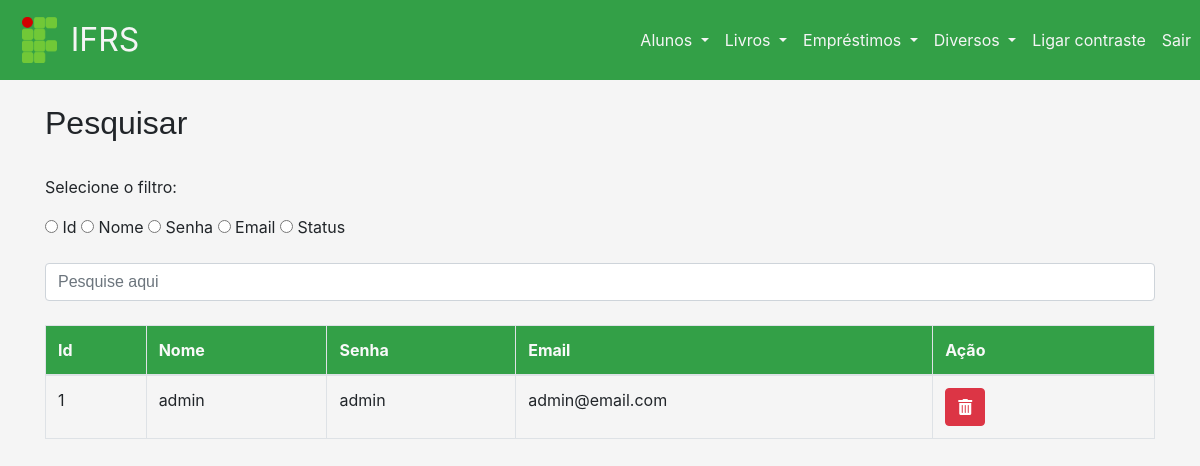
Page /visao/listFuncionario.php (signed in) on the earlier database version.
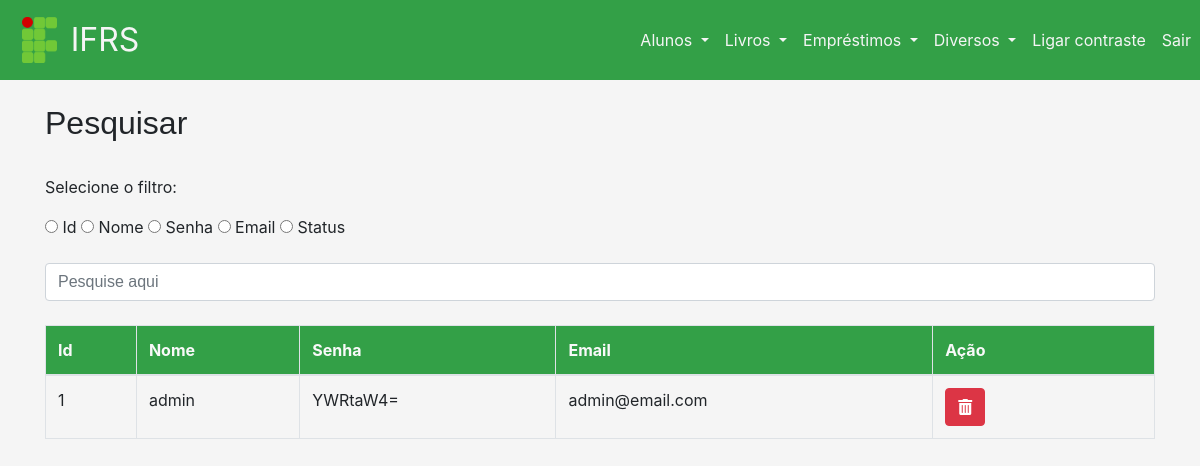
Same page on the later database version.
### tables this page shows
CREATE TABLE Funcionario (
        id INTEGER PRIMARY KEY auto_increment,
        nome VARCHAR(100),
        email VARCHAR(100),
        senha VARCHAR(100),
        status VARCHAR(50)
);

### modelo/Database.class.php (called while the page is built, shortened)
<?php
class Database
{
        protected static $conn;
        private function __construct()
        {
                try
                {
                        self::$conn = new PDO("mysql:host=". Config::HOST_NAME."; dbname=".Config::DATABASE_NAME, Config::DATABASE_USER_NAME, Config::DATABASE_PASSWORD);
                        self::$conn->setAttribute(PDO::ATTR_ERRMODE, PDO::ERRMODE_EXCEPTION);
                        self::$conn->exec('SET NAMES utf8');
                }
                catch (PDOException $e)
                {
                        $email = new Email();
                        $email->enviar("email","nome","Sistema Modelo","Erro no acesso ao banco: ".$e->getMessage(),"email","nome");
                        die("Connection Error: " . $e->getMessage());
                }
        }
        public static function conectar()
        {
                return self::$conn;
        }
}

### controle/ControleFuncionario.class.php (called while the page is built, shortened)
<?php
class ControleFuncionario extends ControleBase {
        private $funcionario;
        public function __construct() {
                $this->funcionario = new Funcionario();
        }
        public function controleAcao($acao,$param=null){
                switch ($acao) {
                default:
                return parent::controleAcao($acao,$param);
                break;
                }
        }
        protected function listarTodos($param=null){
                return $this->funcionario->listarTodos($param);
        }
}

### controle/ControleBase.class.php (called while the page is built, shortened)
<?php
abstract class ControleBase {
    public function controleAcao($acao,$param=null) {
        switch ($acao) {
             case "listarTodos":
                return $this->listarTodos($param);
                break;
        }
    }
}

### modelo/Funcionario.class.php (the view, shortened to what this page needs)
<?php
class Funcionario implements IBaseModelo{
        private $id;
        private $nome;
        private $email;
        private $senha;
        private $conn;
        public function getId() {
                return $this->id;
        }
        public function getNome() {
                return $this->nome;
        }
        public function getEmail() {
                return $this->email;
        }
        public function getSenha() {
                return $this->senha;
        }
        public function __construct() {
                $this->conn = Database::conectar();
        }
        public function listarTodos($nome=null){
                try{
                        $funcionarios = array();
                        if(!is_null($nome)){
                                $query="SELECT id,nome,senha,email,status FROM Funcionario WHERE id LIKE :id";
                        }else{
                                $query="SELECT id,nome,senha,email,status  FROM Funcionario";
                        }
                        $this->stmt= $this->conn->prepare($query);
                        if($this->stmt->execute()){
                                $funcionarios = $this->stmt->fetchAll(PDO::FETCH_CLASS,"Funcionario");
                        }
                        return $funcionarios;
                } catch(PDOException $e) {
                        echo "<div class='alert alert-danger'>".$e->getMessage()."</div>";
                        return null;
                }
        }
        public function printTodos($categorias)
        {
                if(!empty($categorias)){
                        foreach ($categorias as $est) {
                                echo "<tr>
                                        <td>".$est->getId()."</td>
                                        <td>".$est->getNome()."</td>
                                        <td>".$est->getSenha()."</td>
                                        <td>".$est->getEmail()."</td>
                                        " ;
                                echo '
                              <td>
                            <a href="../visao/cadFuncionario.php?id='.$est->getId().'&op=exc" class=\'btn btn-danger\'>
                                <i class="fas fa-trash-alt"></i>
                            </a>
                         </td>
                       </tr>
                            ';
                        }
                }
        }
}

### visao/inc/header.inc.php (shortened to what this page needs)
<!DOCTYPE html>
<html>
   <head>
      <link href="//maxcdn.bootstrapcdn.com/bootstrap/4.1.1/css/bootstrap.min.css" rel="stylesheet" id="bootstrap-css">
      <link rel="stylesheet" href="https://use.fontawesome.com/releases/v5.5.0/css/all.css">
      <link rel="stylesheet" href="https://stackpath.bootstrapcdn.com/bootstrap/4.1.3/css/bootstrap.min.css" />
      <link rel="stylesheet" type="text/css" media="screen" href="css/style.css" />
      <link href="css/Cadastro.css" rel="stylesheet" type="text/css"/>
   </head>
   <body>
      <nav class="navbar navbar-expand-lg navbar" style="background-color: #33A047;">
         <img style="float: left; margin: 0.5%; width:3%;" src="img/logoif.png" alt="logoif" />
         <ul class="navbar-nav mr-auto">
            <li class="nav-item active">
               <a class="nav-link navHeader" href="index.php" style="font-size:2em;">IFRS
               </a>
            </li>
         </ul>
         <div class="collapse navbar-collapse row" id="navbarSupportedContent">
            <ul class="navbar-nav ml-auto navHome">
               <li class="nav-item dropdown">
                  <a class="nav-link dropdown-toggle navHeader" href="#" id="navbarDropdown" role="button" data-toggle="dropdown" aria-haspopup="false"
                     aria-expanded="true">
                  Alunos
                  </a>
               </li>
               <li class="nav-item dropdown">
                  <a class="nav-link dropdown-toggle navHeader" href="#" id="navbarDropdown" role="button" data-toggle="dropdown" aria-haspopup="false"
                     aria-expanded="true">
                  Livros
                  </a>
               </li>
               <li class="nav-item dropdown">
                  <a class="nav-link dropdown-toggle navHeader" href="#" id="navbarDropdown" role="button" data-toggle="dropdown" aria-haspopup="false"
                     aria-expanded="true">
                  Empréstimos
                  </a>
               </li>
               <li class="nav-item dropdown">
                  <a class="nav-link dropdown-toggle navHeader" href="#" id="navbarDropdown" role="button" data-toggle="dropdown" aria-haspopup="false"
                     aria-expanded="true">
                  Diversos
                  </a>
               </li>
               <ul class="navbar-nav ml-auto">
                  <li class="nav-item active">
                     <a id="contraste" class="nav-link navHeader" href="#">Ligar contraste
                     </a>
                  </li>
               </ul>
               <ul class="navbar-nav ml-auto">
                  <li class="nav-item active">
                     <a class="nav-link navHeader" href="sair.php">Sair
                     </a>
                  </li>
               </ul>
            </ul>
         </div>
      </nav>
   </body>
</html>

### visao/listFuncionario.php (shortened to what this page needs)
<?php
$funcionarioControle = new ControleFuncionario();
$list = new Funcionario;
$funcionarios = $funcionarioControle->controleAcao("listarTodos");
?>
<?php
include_once 'inc/header.inc.php'
?>
<body id="cadLivroForm">
   <br clear="all">
   <div class="container">
      <h2>Pesquisar</h2>
      <p>Selecione o filtro:</p>
      <input type="radio" name="filtro" value="0"> Id
      <input type="radio" name="filtro" value="1"> Nome
      <input type="radio" name="filtro" value="2"> Senha
      <input type="radio" name="filtro" value="3"> Email
      <input type="radio" name="filtro" value="4"> Status
      <br clear="all"><br clear="all">
      <input class="form-control" onkeyup="filtrar()" id="inputPesquisa" type="text" placeholder="Pesquise aqui">
      <br clear="all">
      <table class="table table-bordered">
         <thead class="headTable">
            <tr>
               <th>Id</th>
               <th>Nome</th>
               <th>Senha</th>
               <th>Email</th>
               <th style="width: 20%">Ação</th>
            </tr>
         </thead>
         <tbody id="myTable">
            <tr>
<?php
$list->printTodos($funcionarios);
?>
            </tr>
         </tbody>
      </table>
   </div>
</body>
</html>

### visao/css/style.css (style rules this page uses)
.navHeader { color: whitesmoke; }
.headTable { background-color:#33A047; color: #f9f9f9; }

### visao/css/Cadastro.css (style rules this page uses)
body#cadLivroForm { background-color: whitesmoke; background-repeat:no-repeat; background-position:center; background-size:cover; }
label, input, h2 { font-family: 'Libre Franklin', sans-serif; }
h2 { padding-bottom:25px; }
::placeholder { color:#268450; opacity:1; }

Differences in the rows shown:
changed funcionario "admin": senha "admin" → "YWRtaW4="
